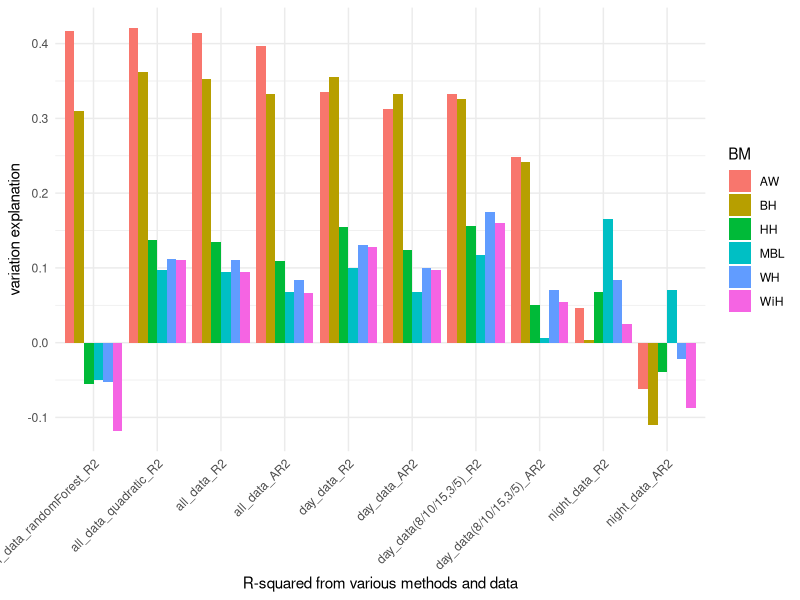

The R source for this figure:
library(ggplot2)
library(tidyr)


# Create a data frame from the provided data
data <- data.frame(
  method = c(
    "all_data_randomForest_R2", "all_data_quadratic_R2", "all_data_R2", 
    "all_data_AR2", "day_data_R2", "day_data_AR2", 
    "day_data(8/10/15,3/5)_R2", "day_data(8/10/15,3/5)_AR2",
    "night_data_R2", "night_data_AR2"
  ),
  AW = c(0.4169, 0.4212, 0.4142, 0.3966, 0.3356, 0.3121, 0.332, 0.2485, 0.04648, -0.0625),
  HH = c(-0.0559, 0.1379, 0.135, 0.109, 0.1542, 0.1242, 0.1557, 0.05019, 0.06781, -0.03873),
  WH = c(-0.0524, 0.1113, 0.1108, 0.08402, 0.131, 0.1003, 0.1743, 0.07107, 0.08325, -0.02152),
  WiH = c(-0.1182, 0.1108, 0.09427, 0.06703, 0.1274, 0.09654, 0.16, 0.05497, 0.02451, -0.08698),
  BH = c(0.3101, 0.362, 0.3527, 0.3332, 0.3554, 0.3326, 0.326, 0.2418, 0.003223, -0.1107),
  MBL = c(-0.0502, 0.09716, 0.09495, 0.06773, 0.1002, 0.06833, 0.1166, 0.006204, 0.1652, 0.06985)
)

# Print the data frame
print(data)


# Reshape the data into a longer format
data_long <- gather(data, Metric, Value, -method)

# Convert the 'method' column to a factor with the desired order
data_long$method <- factor(data_long$method, levels = unique(data_long$method))

# Create a bar plot using ggplot2
ggplot(data_long, aes(x = method, y = Value, fill = Metric)) +
  geom_bar(stat = "identity", position = "dodge") +
  labs(x = "R-squared from various methods and data",
       y = "variation explanation") +
  theme_minimal() +
  labs(fill = "BM") +
  theme(axis.text.x = element_text(angle = 45, hjust = 1))
